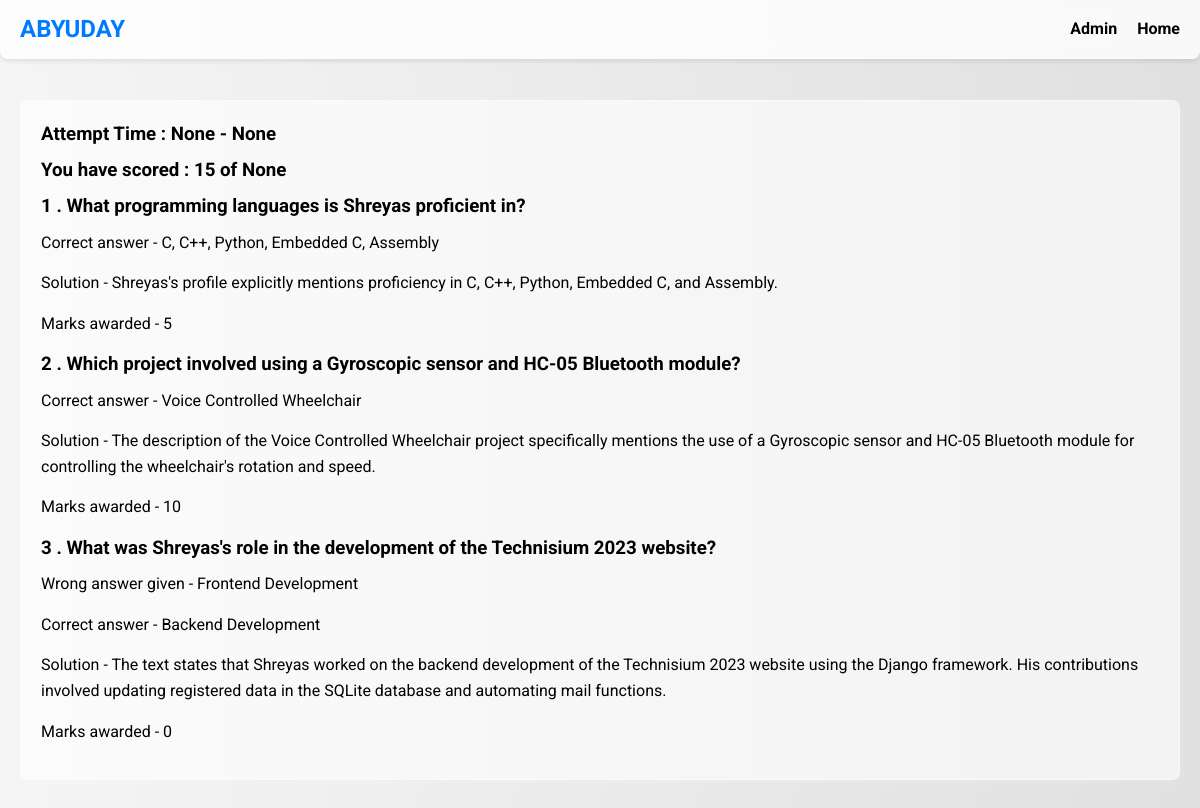
Page /preview-test/2/student/1/ on the earlier database version.
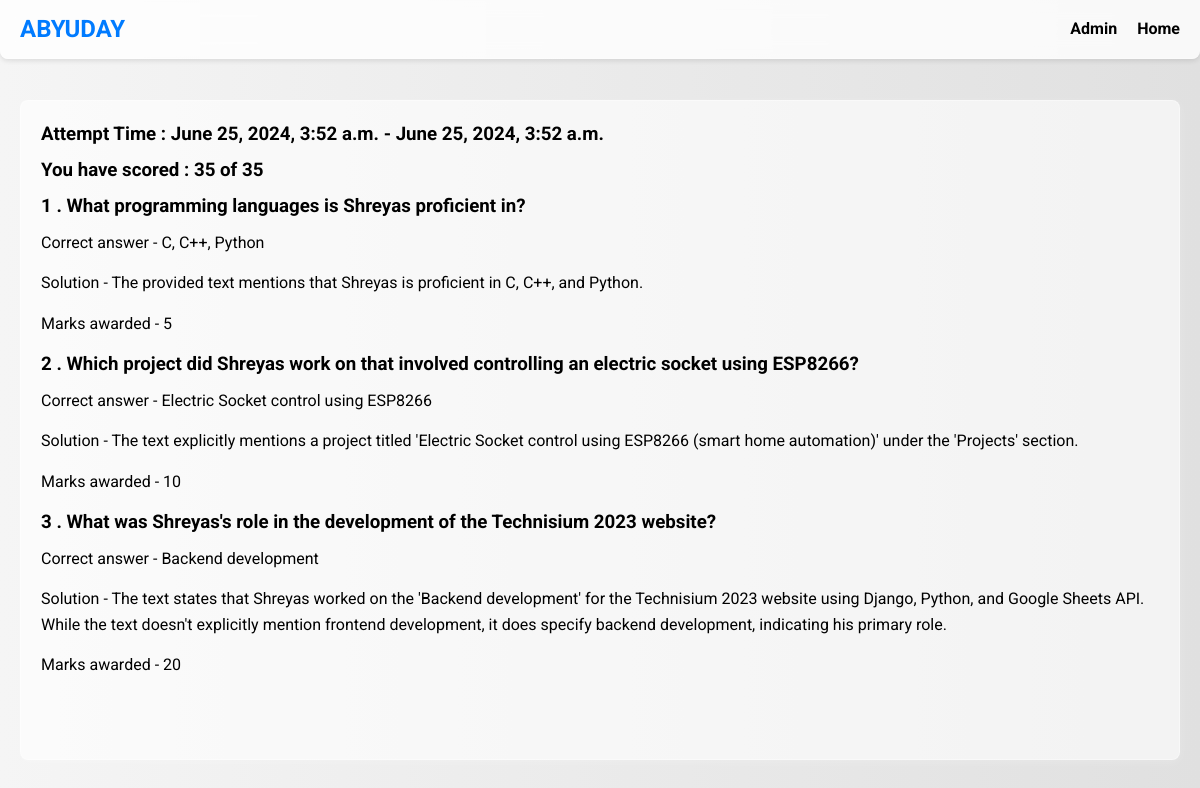
Same page on the later database version.
### firstapp/models.py (models this page shows, shortened)
class TestAttempt(models.Model):
    student=models.ForeignKey(Students,related_name='test_history',on_delete=models.CASCADE)
    test=models.ForeignKey(Test,related_name='test',on_delete=models.CASCADE)
    Submitted_data=models.JSONField(null=True, default=dict)
    test_marks=models.PositiveBigIntegerField(default=0)
    attempt_start=models.DateTimeField()
    attempt_end=models.DateTimeField(blank=True, null=True)
    class Meta:
        unique_together = ('student' , 'test')

### firstapp/views.py (the view)
# urls.py: path('preview-test/<int:id>/student/<int:stud_id>/',views.preview_test,name='preview-test'),
def preview_test(request,id,stud_id):
    student,_=Students.objects.get_or_create(id=stud_id)
    test_master=Test.objects.get(id=id)
    test=TestAttempt.objects.get(student_id=student.id,test_id=id)
    print(test.Submitted_data)
    return render(
        request,
        'firstapp/result_page.html',
        {
            'marks_obtained':test.test_marks,
            'total_marks': test_master.test_total_marks,
            'questions':test.Submitted_data,
            'preview':None,
            'student_pk':student.name.pk,
            'start_time':test.attempt_start,
            'end_time':test.attempt_end,
            'test_mode':'one'
        }
    )

### firstapp/templatetags/firstapp_extras.py (called while the page is built)
@register.filter
def compareTwo(value,arg):
    if value==arg:
        return True
    return False

### firstapp/templates/firstapp/result_page.html
{% extends 'firstapp/base.html' %}
        {% load firstapp_extras %}
        {% block body_block %}
        {% if test_mode|compareTwo:'one' %}
        <h3>Attempt Time : {{start_time}} - {{end_time}}</h3>
        {%endif%}
        <h3>You have scored : {{marks_obtained}} of {{total_marks}}</h3>
        {% for question in questions %}
            <h3>{{ question.id }} . {{ question.question }}</h3>
            {% if question.answer_given|compareTwo:'incorrect' %}
                <p>Wrong answer given - {{ question.answer_given_value }}</p>
                <p>Correct answer - {{ question.correct_answer }}</p>
                <p>Solution - {{ question.solution }}</p>
                <p>Marks awarded - 0</p>
            {% else %}
                <p>Correct answer - {{ question.correct_answer }}</p>
                <p>Solution - {{ question.solution }}</p>
                <p>Marks awarded - {{ question.marks }}</p>
            {% endif %}
        {% endfor %}
{% endblock %}

Differences in the rows shown:
now on this page (row edited): TestAttempt: attempt_start "June 25, 2024, 3:52 a.m.", attempt_end "June 25, 2024, 3:52 a.m."
Other differences:
{{ marks_obtained }}: "15" → "35"
{{ total_marks }}: "None" → "35"
{{ start_time }}: "None" → (not shown)
{{ end_time }}: "None" → (not shown)
new list line: "1 . What programming languages is Shreyas proficient in? Correct answer - C, C++, Python Solution - The provided text mentions that Shreyas is proficient in C, C++, and Python. Marks awarded - 5"
new list line: "2 . Which project did Shreyas work on that involved controlling an electric socket using ESP8266? Correct answer - Electric Socket control using ESP8266 Solution - The text explicitly mentions a project titled 'Electric Socket control using ESP8266 (smart home automation)' under the 'Projects' section. Marks awarded - 10"
new list line: "3 . What was Shreyas's role in the development of the Technisium 2023 website? Correct answer - Backend development Solution - The text states that Shreyas worked on the 'Backend development' for the Technisium 2023 website using Django, Python, and Google Sheets API. While the text doesn't explicitly mention frontend development, it does specify backend development, indicating his primary role. Marks awarded - 20"
list line gone: "1 . What programming languages is Shreyas proficient in? Correct answer - C, C++, Python, Embedded C, Assembly Solution - Shreyas's profile explicitly mentions proficiency in C, C++, Python, Embedded C, and Assembly. Marks awarded - 5"
list line gone: "2 . Which project involved using a Gyroscopic sensor and HC-05 Bluetooth module? Correct answer - Voice Controlled Wheelchair Solution - The description of the Voice Controlled Wheelchair project specifically mentions the use of a Gyroscopic sensor and HC-05 Bluetooth module for controlling the wheelchair's rotation and speed. Marks awarded - 10"
list line gone: "3 . What was Shreyas's role in the development of the Technisium 2023 website? Wrong answer given - Frontend Development Correct answer - Backend Development Solution - The text states that Shreyas worked on the backend development of the Technisium 2023 website using the Django framework. His contributions involved updating registered data in the SQLite database and automating mail functions. Marks awarded - 0"
